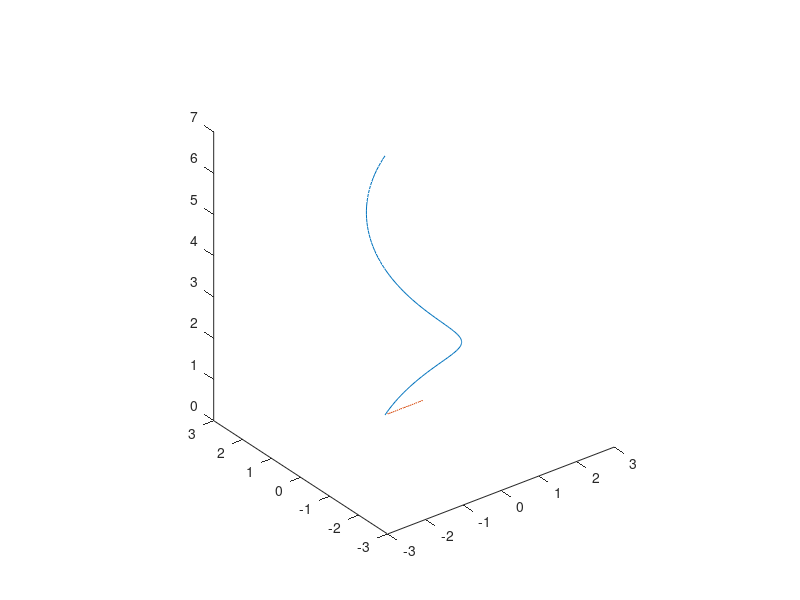

Here is the MATLAB script that generated this plot:
clc
clear all
%ponto antes de operador faz retornar um vetor
t1 = 0:(2*pi./100):2*pi

x = sin(t1)
y=cos(t1)

dx = cos(t1)
dy = -sin(t1)

for i=1:size(t1,2)
    P = [x(i),y(i)]
    Q = [x(i)+dx(i), y(i)+dy(i)]
    plot3(x,y,t1)
    hold on
    axis([-3 3 -3 3])
    axis equal
    k=0:1./20:1
    Lx=P(1)+(Q(1)- P(1)).*k
    Ly=P(2)+(Q(2)- P(2)).*k
    plot(Lx,Ly)
    pause(0.2)
    hold off
end

